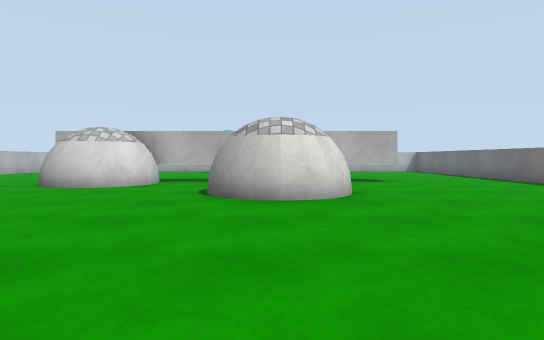
[1] (above)

17 first-person views from a walk through a scene from a Unity 3-D project. The camera is 0.72 m above the floor, tilts 2° down and sees 75° across. The floor is counted in squares, 1 m on a side. Each view is taken from the middle of a square. On the plan, view 1 faces up. The plan holds only what a view shows up to about 11 squares ahead; the rest is blank. The player is left out. Surface patterns are stand-ins for the level's own textures.

[2]
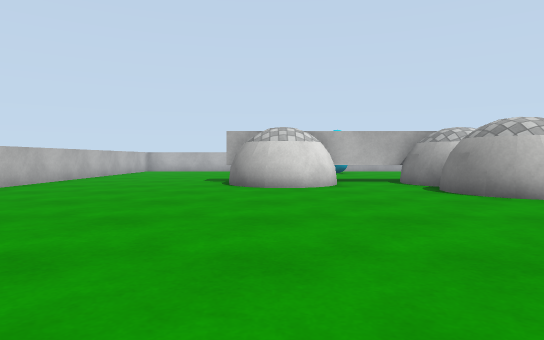

[3]
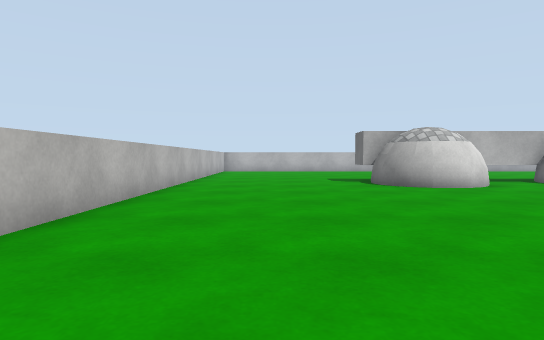

[4]
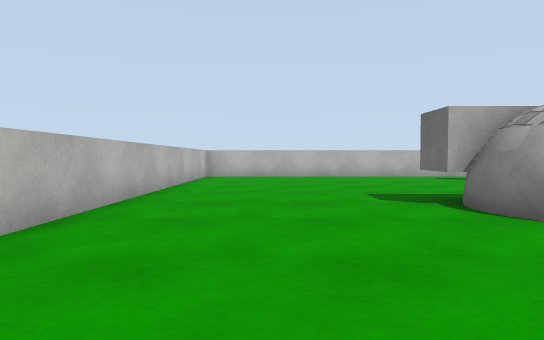

[5]
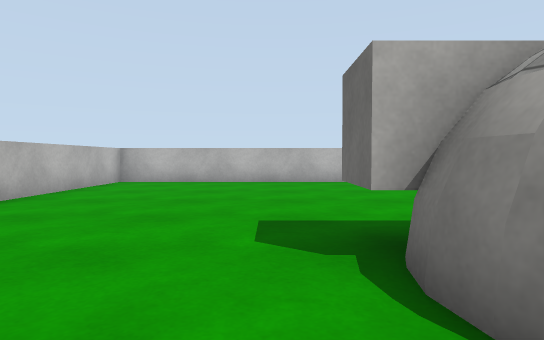

[6]
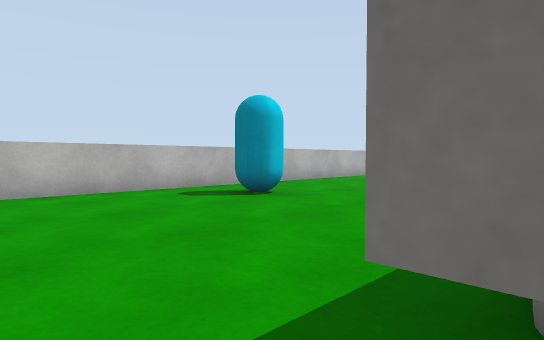

[7]
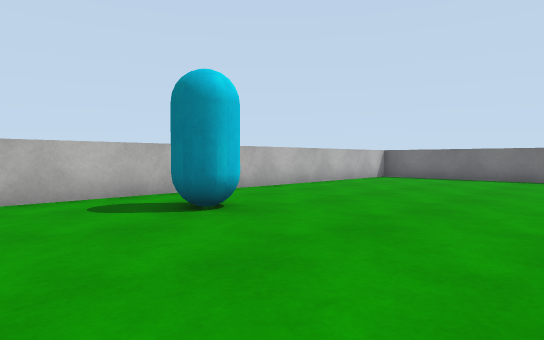

[8]
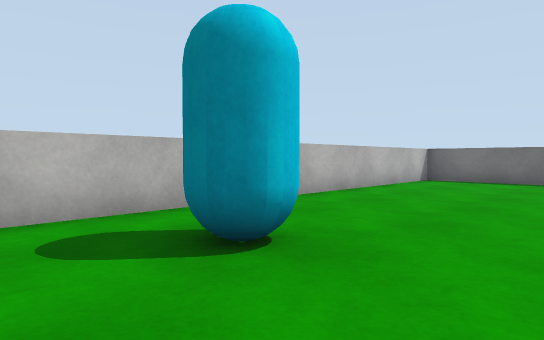

[9]
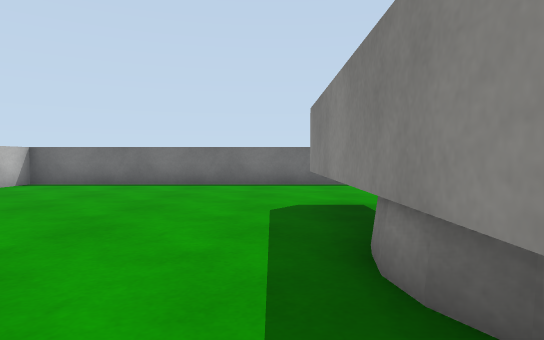

[10]
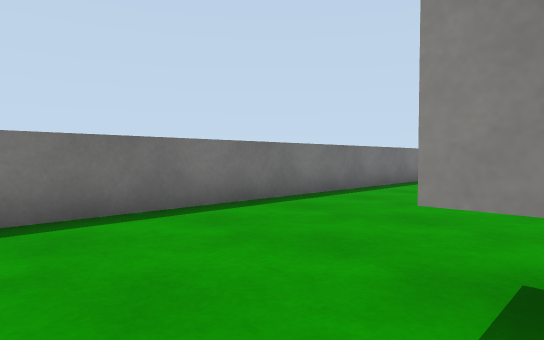

[11]
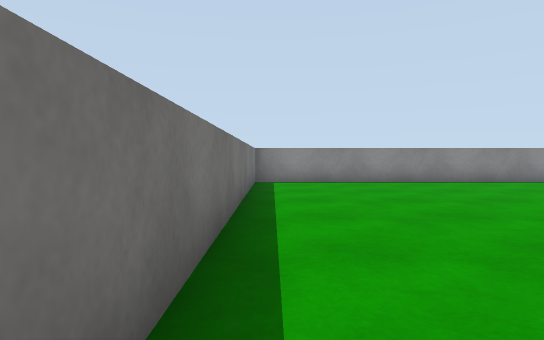

[12]
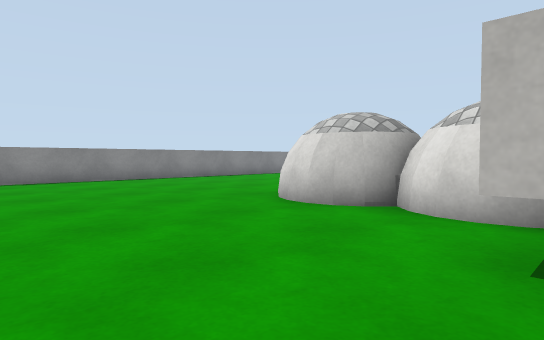

[13]
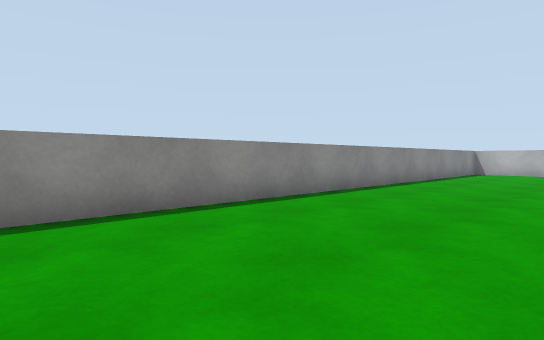

[14]
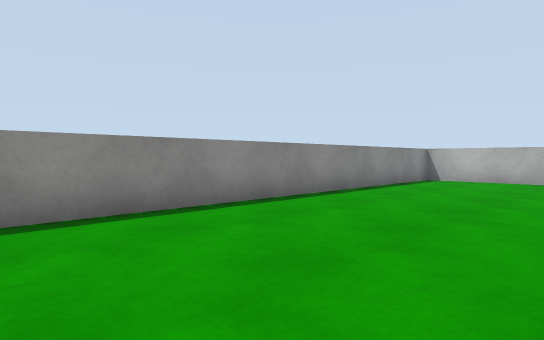

[15]
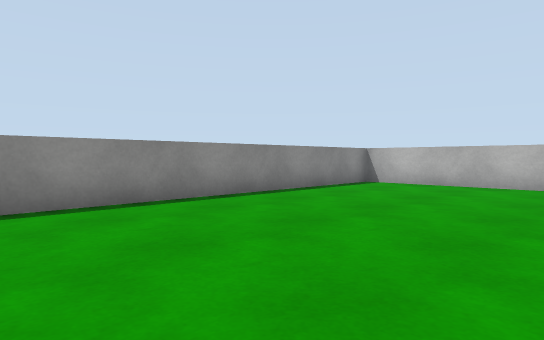

[16]
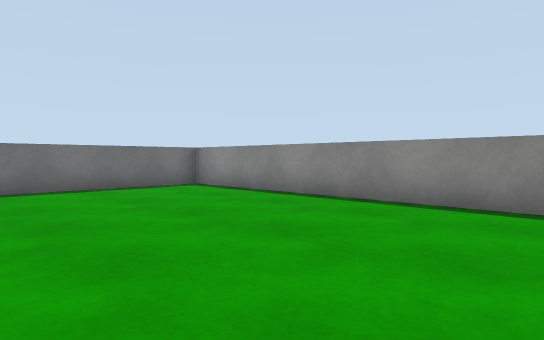

[17]
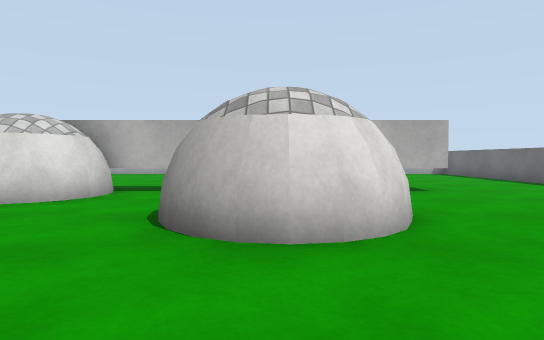

### Floor plan
Points are (right, up) in squares from view 1. A wall is a line through its corners. A room is listed if a view was taken in it or the views show most of it. See-through windows are left out.
Room 1 (views 1, 2, 3, 4, 5, 6, 7, 8, 9, 10, 11, 12, 13, 14, 15, 16, 17)
walls: (-1.3, 9.8) (-1.3, 10.2); (-0.7, 8.7) (-1, 9) (-1.2, 9.4) (-1.3, 10.1) (-1, 10.7); (-3.4, 9.2) (-4, 8.5) (-4.9, 8.4) (-5.8, 8.8) (-6.2, 9.6); (-0.6, 8.8) (-0.8, 9) (-1, 9.5) (-1.1, 9.9); (-0.9, 10.4) (-3.5, 10.4) (-3.4, 9.8) (-3.5, 9.3) (-3.9, 8.9) (-4.5, 8.6); (-3.3, 10.3) (-3.2, 9.9) (-3.3, 9.3) (-3.5, 9.1); (-3.9, 8.6) (-4.4, 8.3) (-5.1, 8.4); (-1.1, 7.1) (-1.1, 7.5) (-1.1, 7.8); (-4.4, 8.6) (-4.6, 8.6) (-5, 8.7) (-5.6, 9) (-6, 9.7) (-5.8, 10.4); (-0.9, 6.8) (-1.2, 7.3); (-1.2, 11.4) (3.8, 11.4); (-1.1, 6.6) (-1.2, 6.8) (-1.3, 7.5) (-1.2, 8); (0.9, 8.8) (1.5, 8.2); (1.2, 8.2) (1.3, 7.9) (1.4, 7.2) (1.1, 6.5) (0.4, 6.1); (-0.2, 6.2) (-0.5, 6.4); (1.3, 9.5) (1.1, 9) (0.7, 8.6) (1.3, 7.9); (1.3, 8.3) (1.5, 7.9) (1.6, 7.3) (1.5, 6.9) (1.4, 6.6); (-5.4, 8.8) (-5.6, 9); (-0.3, 6) (-0.7, 6.2); (1.5, 9.3) (1.4, 9) (0.8, 8.5); (-5.5, 8.6) (-6.1, 9.2) (-6.2, 9.8) (-6.1, 10.4); (1.2, 7.5) (1.1, 7); (1.6, 9.9) (1.5, 9.2); (0.7, 6.2) (0.3, 6.1); (-5.9, 9.5) (-5.9, 9.8); (1.2, 6.7) (0.6, 6.1) (-0.4, 6.2) (-1, 6.9); (0.9, 6.1) (0.1, 5.9) (-0.5, 6) (-1.2, 6.7); (1.5, 6.7) (1, 6.2) (0.7, 6); (-6.3, 10.4) (-6.3, 11.5); (3.8, 10.4) (2, 10.4); (-11.5, -0.5) (7.5, -0.5) (7.5, 18.5) (-11.5, 18.5) (-11.5, -0.5)
low walls: (-0.7, 11) (-0.3, 11.2) (0.2, 11.3) (0.6, 11.2); (1.5, 10.3) (1.6, 9.9)
objects: cyan capsule (-2, 16) to (-2, 17)

Where each view was taken, in squares from view 1:
view 1: 0 up, 0 right, facing up
view 2: 0 up, 5 left, facing up
view 3: 0 up, 9 left, facing up
view 4: 5 up, 9 left, facing up
view 5: 8 up, 7 left, facing up
view 6: 11 up, 7 left, facing up-right
view 7: 12 up, 5 left, facing up-right
view 8: 14 up, 4 left, facing up-right
view 9: 12 up, 2 left, facing right
view 10: 13 up, 3 right, facing down-right
view 11: 10 up, 7 right, facing down
view 12: 11 up, 6 right, facing down-left
view 13: 4 up, 5 right, facing down-left
view 14: 4 up, 0 right, facing down-left
view 15: 5 up, 2 left, facing down-left
view 16: 5 up, 1 left, facing down-right
view 17: 3 up, 0 right, facing up
